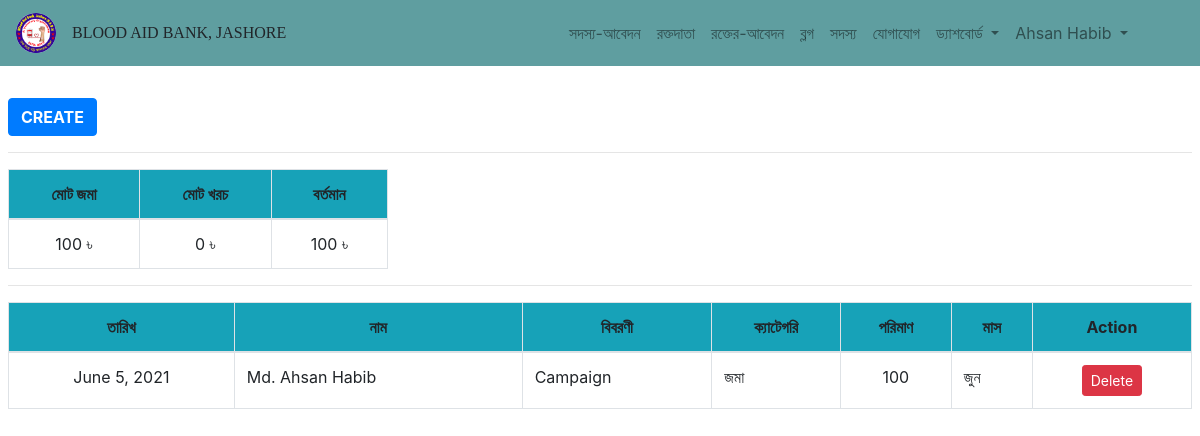
Page /statement/financial/ (signed in) on the committed database.
### Statement/models.py (models this page shows, shortened)
class Financial(models.Model):
    DES_CHOICES = (
        ('জমা','জমা'),
        ('খরচ','খরচ'),
    )
    MONTH_CHOICES = (
        ('জানুয়ারি', 'জানুয়ারি'),
        ('ফেব্রুয়ারি', 'ফেব্রুয়ারি'),
        ('মার্চ', 'মার্চ'),
        ('এপ্রিল','এপ্রিল'),
        ('মে', 'মে'),
        ('জুন', 'জুন'),
        ('জুলাই', 'জুলাই'),
        ('আগস্ট', 'আগস্ট'),
        ('সেপ্টেম্বর', 'সেপ্টেম্বর'),
        ('অক্টোবর', 'অক্টোবর'),
        ('নভেম্বর', 'নভেম্বর'),
        ('ডিসেম্বর', 'ডিসেম্বর'),
    )
    date = models.DateField(auto_now_add=True)
    name = models.ForeignKey(OrganizationMember, on_delete=models.CASCADE, verbose_name="নাম")
    des = models.CharField(max_length = 100, verbose_name = 'বিবরণী')
    category = models.CharField(max_length =100, choices = DES_CHOICES, verbose_name ="ক্যাটেগরি")
    amount = models.IntegerField(default=0, verbose_name ="পরিমাণ")
    month = models.CharField(max_length= 100, choices=MONTH_CHOICES, verbose_name="মাস")
    REQUIRED_FIELDS = ('name', 'des', 'amount', 'category','month')

### Bloodbank/models.py (models this page shows)
class OrganizationMember(models.Model):
    GENDER_CHOICE = (
        ('Male', 'Male'),
        ('Female', 'Female'),
    )
    id_no = models.CharField(max_length =15, null = True, blank = True, verbose_name ="আইডি নং-")
    name = models.CharField(max_length=100, verbose_name="সদস্যের নাম")
    designation = models.ForeignKey(Designation,on_delete=models.CASCADE, max_length=200, verbose_name = 'পদবি', null=False)
    gender = models.CharField(max_length = 10,default = 'Select', choices = GENDER_CHOICE, verbose_name = 'লিঙ্গ', null=False)
    phone = models.CharField(max_length =14, verbose_name="মোবাইল নাম্বার")
    institution = models.CharField(max_length = 100, verbose_name = 'শিক্ষা-প্রতিষ্ঠান')
    blood_group = models.ForeignKey(BloodGroup, on_delete=models.CASCADE, verbose_name = 'রক্তের গ্রুপ', null=False)
    location = models.ForeignKey(Upazila, on_delete=models.CASCADE, verbose_name="উপজেলা/থানা", null=False)
    zilla = models.ForeignKey(Zilla, on_delete=models.CASCADE, verbose_name="জেলা", null=False)
    image  = models.ImageField(upload_to = 'Member/', default = '', verbose_name = 'ছবি')
    def __str__(self):
        return self.name
    class Meta:
        verbose_name_plural = "Member"

### Statement/views.py (the view)
# urls.py: path('financial/', views.show_financial, name='show_financial'),
@login_required
def show_financial(request):
    financial = Financial.objects.order_by('-date').all()
    amount1 = Financial.objects.filter(Q(category='খরচ')).aggregate(Sum('amount'))
    amount2 = Financial.objects.filter(Q(category='জমা')).aggregate(Sum('amount'))
    x,y = 0,0
    if amount1['amount__sum'] is not None:
        x = amount1['amount__sum']
    if amount2['amount__sum'] is not None:
        y = amount2['amount__sum']
    context={
        'financial': financial,
        'x': x,
        'y': y,
        'amount3': y-x
    }
    return render(request, 'Statement/financial.html', context=context)

### templates/Statement/financial.html
{% extends "base.html" %}
{% load crispy_forms_tags %}
{% load static %}
{% block content %}
    <div class="px-2 py-5 " style="margin-top:50px">
        <div>
            <a class="btn btn-primary font-weight-bold" type="button" href="{% url 'Statement:add_financial'%}">CREATE</a>
            <hr>
            <table class="table table-bordered text-center" style="width:380px; border-radius: 5px;">
                <thead class="bg-info">
                  <tr>
                      <th>মোট জমা</th>
                      <th>মোট খরচ</th>
                      <th>বর্তমান</th>
                  </tr>
                </thead>
                <tbody>
                  <tr>
                    <td>{{y}} &#2547;</td>
                    <td>{{x}} &#2547;</td>
                    <td>{{amount3}} &#2547;</td>
                  </tr>
                </tbody>
            </table>
            <hr>
        </div>
        <div class="table-responsive">
            <table class="table table-bordered">
                <thead class="bg-info text-center">
                  <tr>
                    <th scope="col">তারিখ</th>
                    <th scope="col">নাম</th>
                    <th scope="col">বিবরণী</th>
                    <th scope="col">ক্যাটেগরি</th>
                    <th scope="col">পরিমাণ</th>
                    <th scope="col">মাস</th>
                    <th scope="col">Action</th>
                  </tr>
                </thead>
                <tbody>
                  {% for l in financial %}
                    <tr>
                      <td class="text-center">{{l.date}}</td>
                      <td>{{l.name}}</td>
                      <td>{{l.des}}</td>
                      <td>{{l.category}}</td>
                      <td class="text-center">{{l.amount}}</td>
                      <td>{{l.month}}</td>
                        <td class="text-center">
                          <a class="btn btn-sm btn-danger" href="{% url 'Statement:delete_financial' l.id %}">Delete</a>
                      </td>
                    </tr>
                  {% endfor %}
                </tbody>
              </table>
        </div>
    </div>
{% endblock %}

### templates/base.html (shortened to what this page needs)
<!DOCTYPE html>
{% load static %}
<html lang="en">
<head>
    <link rel="stylesheet" href="https://cdnjs.cloudflare.com/ajax/libs/font-awesome/5.15.2/css/all.min.css">
    <link rel="stylesheet" href="https://maxcdn.bootstrapcdn.com/bootstrap/4.0.0/css/bootstrap.min.css">
    <link rel="stylesheet" href="{% static 'css/style.css' %}">
</head>
<body>
    <div>
        <nav class="navbar navbar-expand-lg navbar-light fixed-top" style="background-color: cadetblue;">
            <a class="navbar-brand" href="{% url 'Bloodbank:index' %}" >
                <img src="{% static 'images/logo/logo.jpg' %}" alt="Logo" style="width: 40px; height:40px; border-radius:50%">
            </a>
            <p class="text-left mr-auto mt-2 h6" style="font-family: Lucida Sans;">BLOOD AID BANK, JASHORE</p>
            <div class="collapse navbar-collapse" id="navbarSupportedContent">
            <ul class="navbar-nav ml-auto" id="myDIV">
                <li class="nav-item">
                    <a class="nav-link text-center" href="{% url 'Bloodbank:addMember' %}">সদস্য-আবেদন</a>
                </li>
                <li class="nav-item ">
                    <a class="nav-link text-center" href="{% url 'Bloodbank:show_donor' %}" >রক্তদাতা</a>
                </li>
                <li class="nav-item">
                <a class="nav-link text-center" href="{% url 'Bloodbank:show_booking_list'%}">রক্তের-আবেদন</a>
                </li>
                <li class="nav-item">
                    <a class="nav-link text-center" href="{% url 'Blog:blog' %}">ব্লগ</a>
                </li>
                <li class="nav-item">
                    <a class="nav-link text-center" href="{% url 'Bloodbank:member' %}">সদস্য</a>
                </li>
                <li class="nav-item">
                    <a class="nav-link text-center" href="{% url 'Bloodbank:about' %}">যোগাযোগ</a>
                </li>
                {% if user.is_authenticated %}
                <li class="nav-item" style="cursor: pointer;">
                    <div class="dropdown">
                        <a class="nav-link dropdown-toggle text-center" type="button" data-toggle="dropdown">
                            ড্যাশবোর্ড
                        </a>
                    </div>
                </li>
                <li class="nav-item mr-5" style="cursor: pointer;">
                    <div class="dropdown">
                        <a class="nav-link dropdown-toggle text-center" type="button" data-toggle="dropdown">
                            {{user.first_name}} {{user.last_name}}
                        </a>
                    </div>
                </li>
                {% else %}
                    <li class="nav-item text-left">
                        <a style="font-weight: bold;" class="nav-link btn btn-sm " href="{% url 'AppLogin:login' %}"><i class="fa fa-fw fa-user"></i>Login</a>
                    </li>
                {% endif%}
            </ul>
            </div>
        </nav>
    </div>
    {% block content %}
    {% endblock %}
</body>
</html>

### rows in the picture
Financial: date "June 5, 2021", name "Md. Ahsan Habib", des "Campaign", category "জমা", amount "100", month "জুন"

### other values in the picture
{{ user.first_name }} "Ahsan"
{{ user.last_name }} "Habib"
{{ y }} "100"
{{ x }} "0"
{{ amount3 }} "100"
